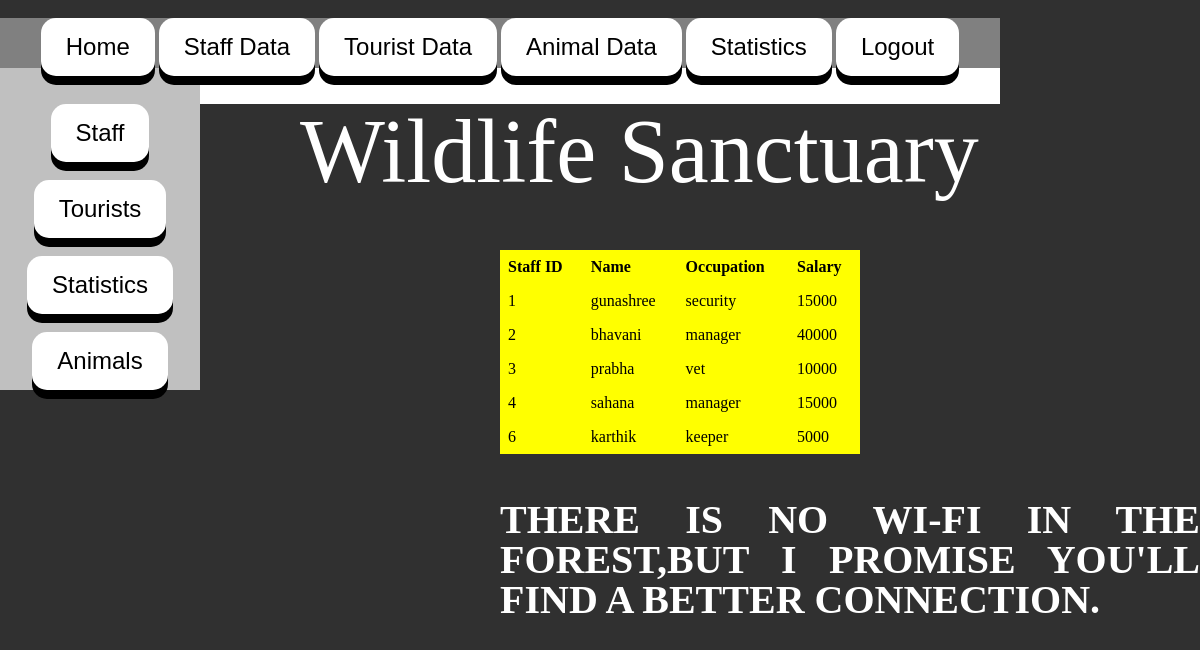
/s_view.php, run on the app's committed database.
### tables this page shows
CREATE TABLE `staff` (
  `s_id` int(10) NOT NULL,
  `s_name` varchar(20) NOT NULL,
  `s_occ` varchar(20) NOT NULL,
  `s_sal` int(10) NOT NULL
);

### s_view.php (the view, shortened to what this page needs)
<!DOCTYPE>
<html>
	<head>
		<link rel="stylesheet" href="css/style.css" media="all" />
	</head>
	<body>
			<br>
					<div class="menubar">
							<button onclick="location.href='main.php'">Home</button>
					<button onclick="location.href='s_view.php'">Staff Data</a></button>
							<button onclick="location.href='t_view.php'">Tourist Data</button>
							<button onclick="location.href='a_view.php'">Animal Data</button>
							<button onclick="location.href='stats.php'">Statistics</button>
							<button onclick="location.href='login.php'">Logout</li></button>
					</div>
			<div id="left">
				<div id="sidebar">
							<br><br><button onclick="location.href='s_ops.php'">Staff</button><br><br>
							<button  onclick="location.href='t_ops.php'">Tourists</button><br><br>
							<button onclick="location.href='stats.php'">Statistics</button><br><br>
							<button  onclick="location.href='a_ops.php'">Animals</button><br>
				</div>
			</div>
<div class="quotes"><font face="Tempus Sans ITC" color="white">THERE IS NO WI-FI IN THE FOREST,BUT I PROMISE YOU'LL FIND A BETTER CONNECTION.</font></div>
<div class="sanchead">
				 Wildlife Sanctuary
			</div>
				<div id="right">
<div style="overflow-x:auto;">
<table>
					<?php
				$servername = "localhost";
				$username = "root";
				$password = "";
				$dbname = "sanc";
				$conn = new mysqli($servername, $username, $password, $dbname);
				$sql = "SELECT s_id, s_name, s_occ,s_sal FROM staff";
				$result = $conn->query($sql);
				if ($result->num_rows > 0) {
					echo "<tr><th>Staff ID</th><th>Name</th><th>Occupation</th><th>Salary</th></tr>";
					while($row = $result->fetch_assoc()) {
						echo "<tr><td>" . $row["s_id"]. "</td><td>" . $row["s_name"].  "</td><td>". $row["s_occ"]."</td><td>". $row["s_sal"]."</td></tr>";
					}
					echo "<br><br></table></div>";
				} else {
					echo "<br><br><h4>0 Results</h4>";
				}
			?>
				</div>
	</body>
</html>

### style.css (style rules this page uses)
html, body, div, span, applet, object, iframe, h1, h2, h3, h4, h5, h6, p, blockquote, pre, a, abbr, acronym, address, big, cite, code, del, dfn, em, img, ins, kbd, q, s, samp, small, strike, strong, sub, sup, tt, var, b, u, i, center, dl, dt, dd, ol, ul, li, fieldset, form, label, legend, table, caption, tbody, tfoot, thead, tr, th, td, article, aside, canvas, details, embed, figure, figcaption, footer, header, hgroup, menu, nav, output, ruby, section, summary, time, mark, audio, video { margin: 0; padding: 0; border: 0; vertical-align: baseline; }
body { text-align:center; margin:0px; padding:0px; background:#303030; }
.menubar { width:1000px; height:50px; background:grey; color:white; }
#left { float: left; width:200px; }
#right { float:left; width: 800px; background: white; height:auto; }
#sidebar { width:200px; height:auto; background:silver; }

### s_view.php (style rules this page uses)
th, td { text-align:left; padding:8px; color:black; }
tr { background-color:yellow; }
button { padding: 15px 25px; font-size: 24px; text-align: center; cursor: pointer; outline: none; color:black; background-color:white; border: none; border-radius: 15px; box-shadow: 0 9px black; font-color:black; }
div.quotes { position:absolute; left: 500px; top: 500px; line-height: 40px; text-align: justify; width: 700px; font-size:40px; font-weight:bold; }
div.sanchead { position:absolute; left:300px; top:100px; font-size: 90px; font-family:Comic Sans MS; color:white; }
table { border-collapse:collapse; width:30%; position:absolute; top:250px; left:500px; background-color:black; }

### data on the page
staff: s_id "1", s_name "gunashree", s_occ "security", s_sal "15000"
staff: s_id "2", s_name "bhavani", s_occ "manager", s_sal "40000"
staff: s_id "3", s_name "prabha", s_occ "vet", s_sal "10000"
staff: s_id "4", s_name "sahana", s_occ "manager", s_sal "15000"
staff: s_id "6", s_name "karthik", s_occ "keeper", s_sal "5000"
